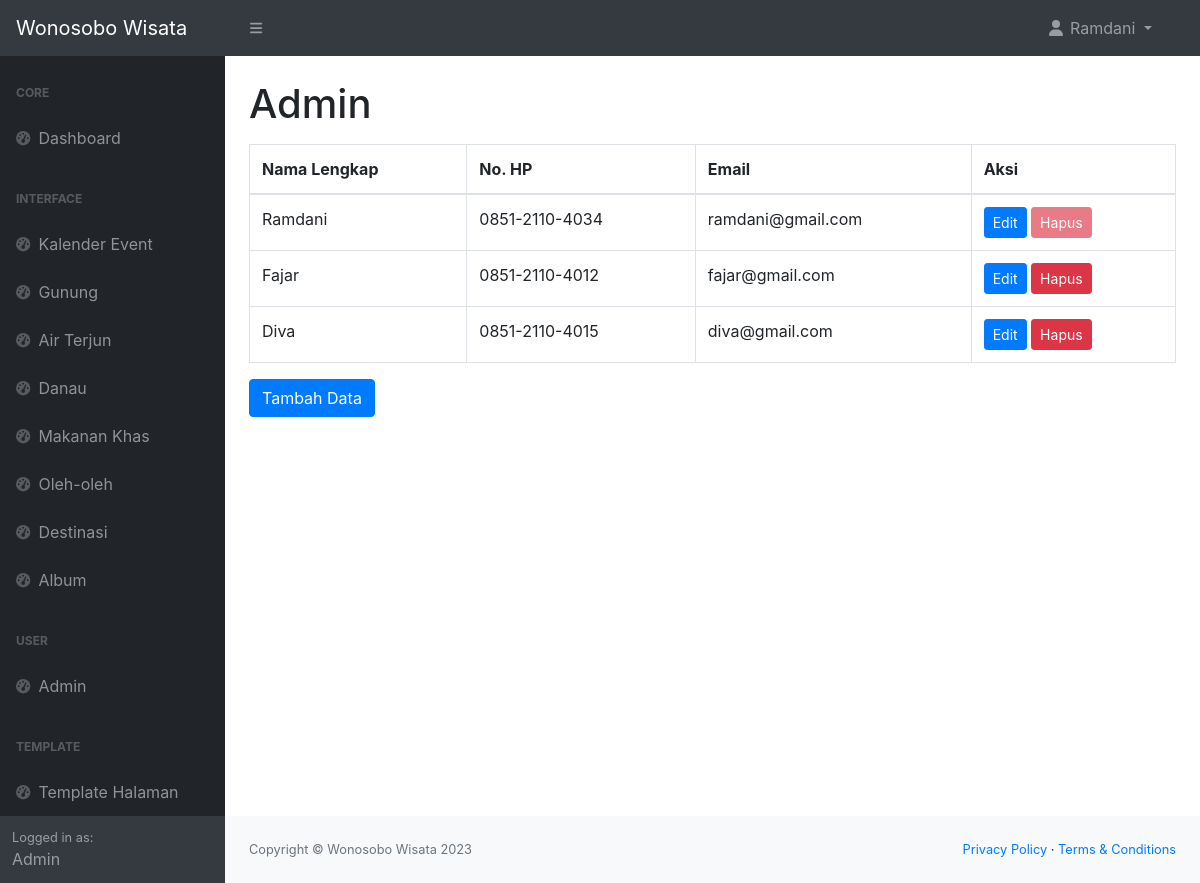
The app's page /admin/user.php (signed in) with its own data.
### tables this page shows
CREATE TABLE `tabel_user` (
  `user_id` int(11) NOT NULL,
  `nama_lengkap_user` varchar(255) NOT NULL,
  `no_hp_user` varchar(255) NOT NULL,
  `email_user` varchar(255) NOT NULL,
  `password_user` varchar(255) NOT NULL
);

### admin/user.php (the view, shortened to what this page needs)
<!DOCTYPE html>
<html lang="en">
<head>
    <link href="https://cdn.jsdelivr.net/npm/simple-datatables@7.1.2/dist/style.min.css" rel="stylesheet" />
    <link href="css/styles.css" rel="stylesheet" />
    <link rel="stylesheet" href="https://maxcdn.bootstrapcdn.com/bootstrap/4.0.0/css/bootstrap.min.css">
</head>
<body>
    <?php include 'navbar.php'; ?>
    <div id="layoutSidenav">
        <div id="layoutSidenav_nav">
            <?php include 'sidebar.php'; ?>
        </div>
        <div id="layoutSidenav_content">
            <main>
                <div class="container-fluid px-4">
                    <h1 class="mt-4">Admin</h1>
                    <div class="table-responsive mt-3">
                        <table class="table table-bordered">
                            <thead>
                                <tr>
                                    <th>Nama Lengkap</th>
                                    <th>No. HP</th>
                                    <th>Email</th>
                                    <th>Aksi</th>
                                </tr>
                            </thead>
                            <tbody>
                                <?php
                                include '../connect.php';
                                $query = "SELECT * FROM tabel_user";
                                $datas = $conn->query($query);
                                foreach ($datas as $data) :
                                ?>
                                    <tr>
                                        <td>
                                            <?= $data['nama_lengkap_user'] ?>
                                        </td>
                                        <td>
                                            <?= preg_replace('/^(\d{4})(\d{4})(\d+)$/', '$1-$2-$3', $data['no_hp_user']) ?>
                                        </td>
                                        <td>
                                            <?= $data['email_user'] ?>
                                        </td>
                                        <td>
                                            <button type="button" class="btn btn-primary btn-sm" data-toggle="modal" data-target="#editDataModal<?= $data['user_id'] ?>">Edit</button>
                                            <?php
                                            if (isset($_SESSION['user_id'])) {
                                                if ($_SESSION['user_id'] === $data['user_id']) {
                                                    echo "<button type='button' class='btn btn-danger btn-sm' data-toggle='modal' data-target='#hapusDataModal" . $data['user_id'] . "' disabled>Hapus</button>";
                                                } else {
                                                    echo "<button type='button' class='btn btn-danger btn-sm' data-toggle='modal' data-target='#hapusDataModal" . $data['user_id'] . "'>Hapus</button>";
                                                }
                                            }
                                            ?>
                                        </td>
                                    </tr>
                                <?php endforeach ?>
                            </tbody>
                        </table>
                    </div>
                    <button type="button" class="btn btn-primary" data-toggle="modal" data-target="#tambahDataModal">
                        Tambah Data
                    </button>
                </div>
            </main>
            <?php include 'footer.php'; ?>
        </div>
    </div>
</body>
</html>

### records on screen
tabel_user: nama_lengkap_user "Ramdani", no_hp_user "0851-2110-4034", email_user "ramdani@gmail.com"
tabel_user: nama_lengkap_user "Fajar", no_hp_user "0851-2110-4012", email_user "fajar@gmail.com"
tabel_user: nama_lengkap_user "Diva", no_hp_user "0851-2110-4015", email_user "diva@gmail.com"

### other values on screen
$_SESSION['nama_lengkap_user'] "Ramdani"
